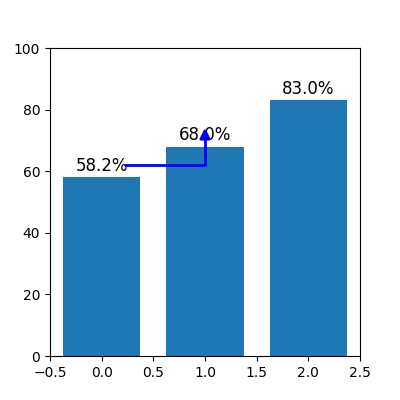

Write Python code to recreate this figure.
import matplotlib.pyplot as plt

fig, ax = plt.subplots(figsize=(4, 4))
ax.set_xlim(-0.5, 2.5)
ax.set_ylim(0, 100)

labels = ["Random", "LightGBM", "Oracle"]
values = [58.2, 68.0, 83.0]
ax.bar([0, 1, 2], values, width=0.75)
for i, v in enumerate(values):
    ax.text(i, v + 2, f"{v:.1f}%", ha="center", fontsize=12)

ax.annotate("", xy=(1, 75), xytext=(0.2, 62),
            arrowprops=dict(arrowstyle="-|>", color="blue", lw=2.0, mutation_scale=15,
                            connectionstyle="angle,angleA=0,angleB=90,rad=0"))
plt.savefig("test_arrow.png")
